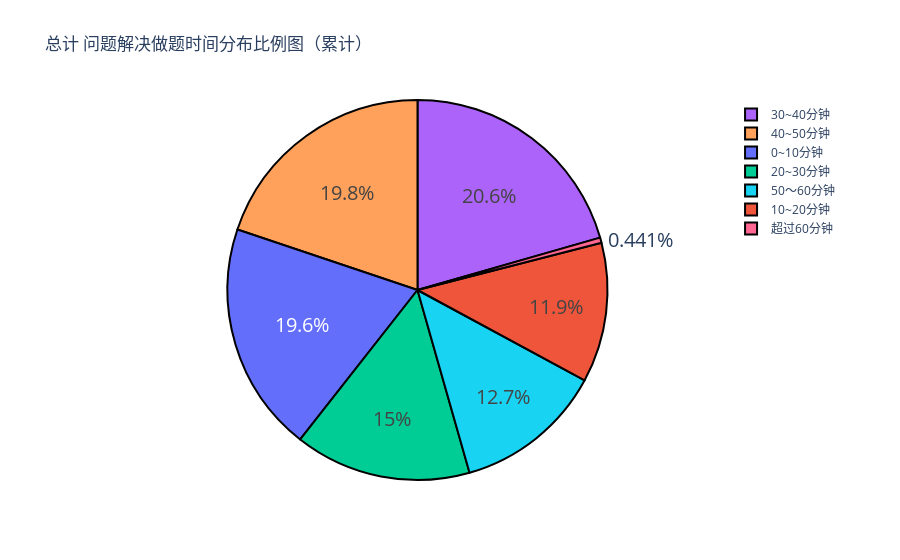

This figure's notebook cell:
### Code cell
import plotly as py
import plotly.graph_objs as go
pyplt=py.offline.plot
labels=['0~10分钟','10~20分钟','20~30分钟','30~40分钟','40~50分钟', '50～60分钟', '超过60分钟']
values=x2_list
trace=[go.Pie(labels=labels,values=values)]
layout=go.Layout(
    title='总计 问题解决做题时间分布比例图（累计）'
)
fig=go.Figure(data=trace,layout=layout)
fig.update_traces(hoverinfo='label+percent',
#  textinfo='value', 
 textfont_size=20, marker=dict(colors=plotly.colors.qualitative.Plotly[0:7], line=dict(color='#000000', width=2)))
pyplt(fig,filename='plot/总计问题解决时间分布饼图.html')
offline.iplot(fig)

### Figure 1 — Plotly figure (JSON) as saved in the notebook; plotly's stock layout.template omitted (floating-point values rounded to 4 significant figures)
{"data": [{"hoverinfo": "label+percent", "labels": ["0~10分钟", "10~20分钟", "20~30分钟", "30~40分钟", "40~50分钟", "50～60分钟", "超过60分钟"], "marker": {"colors": ["#636EFA", "#EF553B", "#00CC96", "#AB63FA", "#FFA15A", "#19D3F3", "#FF6692"], "line": {"color": "#000000", "width": 2}}, "textfont": {"size": 20}, "type": "pie", "values": [3329, 2023, 2553, 3497, 3376, 2160, 75]}], "layout": {"title": {"text": "总计 问题解决做题时间分布比例图（累计）"}}}
